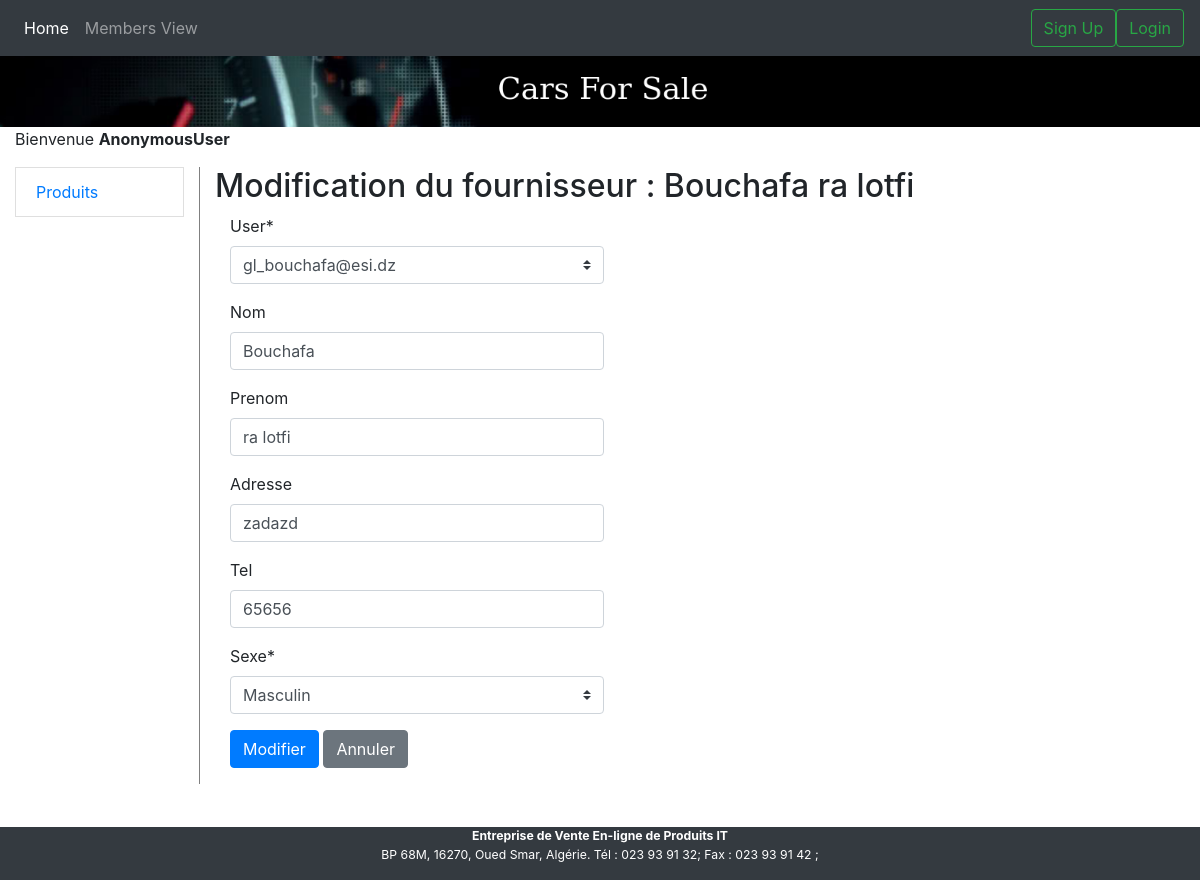
Page /bill/fournisseur_update/1/ on the committed database.
### bill/models.py (models this page shows)
class Fournisseur(models.Model):
    user = models.OneToOneField(User, on_delete=models.CASCADE)
    SEXE = (
        ('M', 'Masculin'),
        ('F', 'Feminin')
    )
    nom = models.CharField(max_length = 50, null=True, blank=True)
    prenom = models.CharField(max_length = 50, null=True, blank=True)
    adresse = models.CharField(max_length = 50, null=True, blank=True)
    tel = models.CharField(max_length = 10, null=True, blank=True)
    sexe = models.CharField(max_length=1, choices = SEXE)
    def __str__(self):
        return self.nom + ' ' + self.prenom

### bill/views.py (the view)
# urls.py: path('fournisseur_update/<int:pk>/', views.FournisseurUpdateView.as_view(), name='fournisseur_update'),
class FournisseurUpdateView(UpdateView):
    model = Fournisseur
    template_name = 'bill/update.html'
    fields = '__all__'
    def get_form(self, form_class=None):
        form = super().get_form(form_class)
        form.helper = FormHelper()
        form.helper.add_input(Submit('submit','Modifier', css_class='btn-primary'))
        form.helper.add_input(Button('cancel', 'Annuler', css_class='btn-secondary', onclick="window.history.back()"))
        self.success_url = reverse('fournisseurs')
        return form
    def get_context_data(self, **kwargs):
        ctx = super(FournisseurUpdateView, self).get_context_data(**kwargs)
        ctx['object'] = 'fournisseur'
        ctx['title'] = "Modification du fournisseur : " + str(self.get_object())
        return ctx

### bill/templates/bill/update.html
{% extends 'bill/base.html' %}
{% load bootstrap4 django_tables2 crispy_forms_tags %}
{% block content%}
<h2>{{ title }}</h2>
<div class="col-lg-5">
{% crispy form %}
</div>
{% endblock %}

### rows in the picture
Fournisseur: user "gl_bouchafa@esi.dz", nom "Bouchafa", prenom "ra lotfi", adresse "zadazd", tel "65656", sexe "Masculin"

### other values in the picture
{{ user }} "AnonymousUser"
{{ title }} "Modification du fournisseur : Bouchafa ra lotfi"
